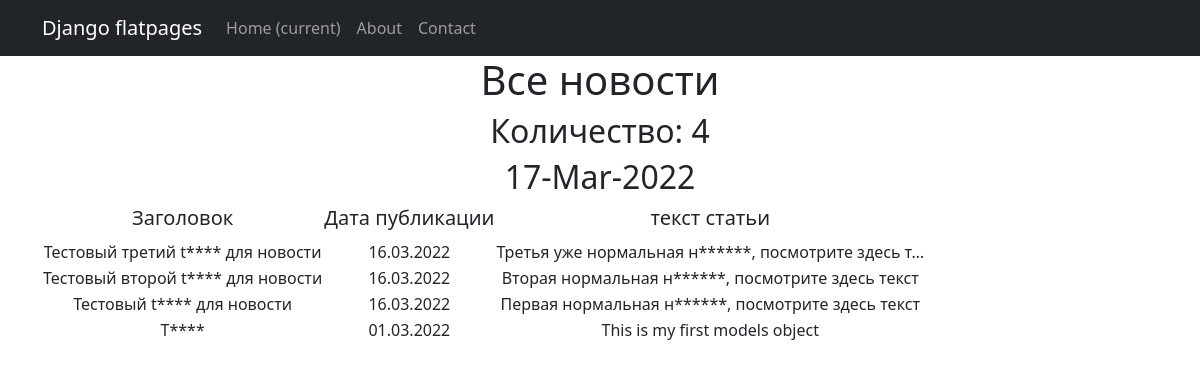
Page /news/ on the committed database.
### news/models.py (models this page shows, shortened)
class New(models.Model):
    title = models.CharField(max_length=64)
    text = models.TextField()
    date_pub = models.DateTimeField(auto_now_add=True)

### news/views.py (the view)
# urls.py: path('',NewsList.as_view()),
class NewsList(ListView):
    model = New
    template_name = 'news.html'
    context_object_name = 'news'
    queryset = New.objects.order_by('-id')
    def get_context_data(self, **kwargs):
        context = super().get_context_data(**kwargs)
        context['time_now'] = datetime.utcnow()
        return context

### news/templatetags/custom_filters.py (called while the page is built)
@register.filter(name='censor')
def censor(value):
    if not isinstance(value, str):
        raise ValueError('Нельзя цензурировать не строку')
    for word in censored_words:
        value = value.replace(word[1:],'*'*(len(word)-1))
    return value

### news/templates/news.html (shortened to what this page needs)
{% extends 'flatpages/default.html' %}
{% load custom_filters %}
{% block content %}
 <h1>Все новости</h1>
 <h2>Количество: {{ news|length }}</h2>
 <h2>{{ time_now|date:'d-M-Y' }}</h2>
  {% if news %}
  <table>
      <tr>
          <td>
              <h5>Заголовок</h5>
          </td>
          <td>
              <h5>Дата публикации</h5>
          </td>
          <td>
              <h5>текст статьи</h5>
          </td>
      </tr>
      {% for new in news %}
       <tr>
           <td>
               {{ new.title|censor }}
           </td>
           <td>
               {{ new.date_pub|date:"d.m.Y" }}
           </td>
           <td>
               {{ new.text|truncatechars:50|censor}}
           </td>
       </tr>
      {% endfor %}
  </table>
 {% else %}
  <h2>Новостей нет!</h2>
 {% endif %}
{% endblock content %}

### news/templates/flatpages/default.html (shortened to what this page needs)
<!DOCTYPE html>
<html lang="en">
    <head>
        {% load static %}
        <link href="{% static 'css/styles.css' %}" rel="stylesheet" />
    </head>
    <body>
        <nav class="navbar navbar-expand-lg navbar-dark bg-dark static-top">
            <div class="container">
                <a class="navbar-brand" href="#">Django flatpages</a>
                <div class="collapse navbar-collapse" id="navbarResponsive">
                    <ul class="navbar-nav ml-auto">
                        <li class="nav-item active">
                            <a class="nav-link" href="#">Home
                                <span class="sr-only">(current)</span>
                            </a>
                        </li>
                        <li class="nav-item">
                            <a class="nav-link" href="/about/">About</a>
                        </li>
                        <li class="nav-item">
                            <a class="nav-link" href="/contacts/">Contact</a>
                        </li>
                    </ul>
                </div>
            </div>
        </nav>
        <div class="container">
            <div class="row">
                <div class="col-lg-12 text-center">
                    {% block content %}{% endblock content %}
                </div>
            </div>
        </div>
    </body>
</html>

### rows in the picture
New: title|censor "Тестовый третий t**** для новости", date_pub "16.03.2022", text|censor "Третья уже нормальная н******, посмотрите здесь т…"
New: title|censor "Тестовый второй t**** для новости", date_pub "16.03.2022", text|censor "Вторая нормальная н******, посмотрите здесь текст"
New: title|censor "Тестовый t**** для новости", date_pub "16.03.2022", text|censor "Первая нормальная н******, посмотрите здесь текст"
New: title|censor "T****", date_pub "01.03.2022", text|censor "This is my first models object"

### other values in the picture
{{ news|length }} "4"
{{ time_now|date:'d-M-Y' }} "17-Mar-2022"
